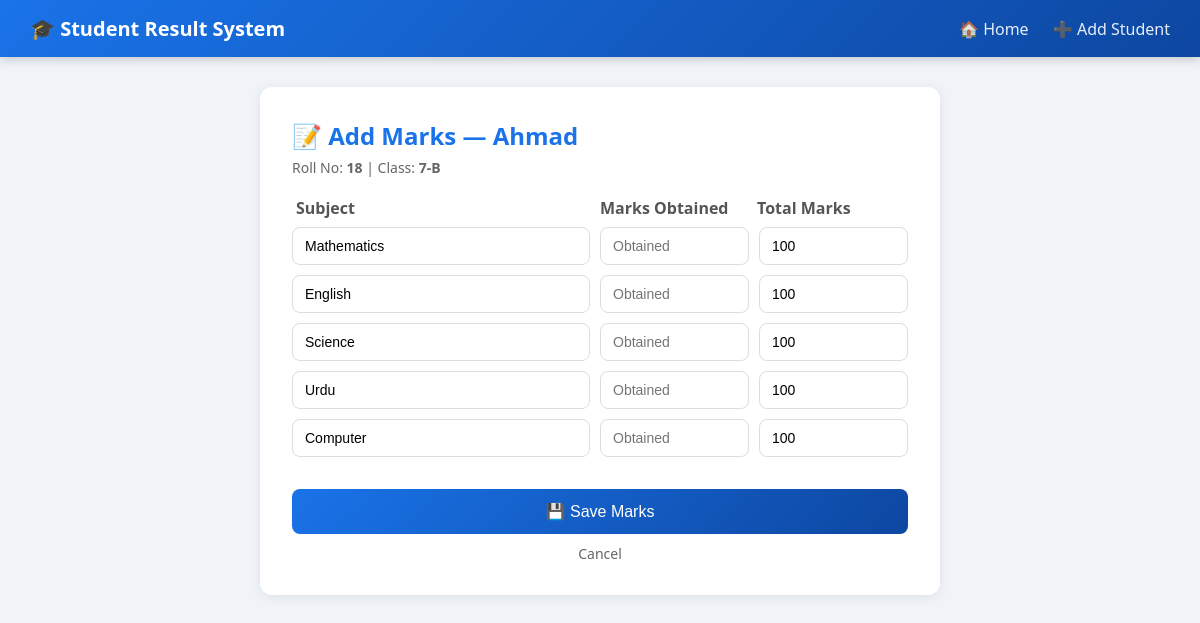
The page /add-marks/2 on the database its author committed.
### models.py (models this page shows)
class Student(db.Model):
    id      = db.Column(db.Integer, primary_key=True)
    name    = db.Column(db.String(100), nullable=False)
    roll_no = db.Column(db.String(20),  unique=True, nullable=False)
    cls     = db.Column(db.String(20),  nullable=False)
    section = db.Column(db.String(5),   nullable=False)

### app.py (the view, shortened to what this page needs)
@app.route('/add-marks/<int:student_id>', methods=['GET', 'POST'])
def add_marks(student_id):
    student = Student.query.get_or_404(student_id)
    error = None
    existing = Result.query.filter_by(student_id=student_id).all()
    return render_template('add_marks.html', student=student, error=error, existing=existing)

### templates/add_marks.html (shortened to what this page needs)
{% extends "base.html" %}
{% block content %}
<div class="form-box wide">
  <h2>📝 Add Marks — {{ student.name }}</h2>
  <p class="sub">Roll No: <strong>{{ student.roll_no }}</strong> | Class: <strong>{{ student.cls }}-{{ student.section }}</strong></p>
  <form method="POST">
    <div class="marks-header">
      <span>Subject</span>
      <span>Marks Obtained</span>
      <span>Total Marks</span>
    </div>
    {% set subjects = ['Mathematics', 'English', 'Science', 'Urdu', 'Computer'] %}
    {% for i in range(5) %}
    <div class="subject-row">
      <input type="text" name="subject"
             value="{{ existing[i].subject if existing and i < existing|length else subjects[i] }}"
             placeholder="Subject" required>
      <input type="number" name="marks" min="0"
             value="{{ existing[i].marks_obtained if existing and i < existing|length else '' }}"
             placeholder="Obtained" required>
      <input type="number" name="total" min="1"
             value="{{ existing[i].total_marks if existing and i < existing|length else '100' }}"
             placeholder="Total" required>
    </div>
    {% endfor %}
    <button type="submit">💾 Save Marks</button>
    <a href="/" class="btn-cancel">Cancel</a>
  </form>
</div>
{% endblock %}

### static/style.css (style rules this page uses)
* { margin: 0; padding: 0; box-sizing: border-box; }
body { font-family: 'Segoe UI', sans-serif; background: #f0f4f8; color: #333; }
.form-box { background: white; padding: 32px; border-radius: 12px; max-width: 520px; margin: 0 auto; box-shadow: 0 2px 12px rgba(0,0,0,0.08); }
.form-box.wide { max-width: 680px; }
.form-box h2 { margin-bottom: 6px; color: #1a73e8; }
.sub { color: #666; font-size: 14px; margin-bottom: 20px; }
.form-box input { width: 100%; padding: 10px 12px; border: 1px solid #ddd; border-radius: 8px; font-size: 14px; transition: border 0.2s; }
.form-box button { margin-top: 22px; width: 100%; padding: 13px; background: linear-gradient(135deg, #1a73e8, #0d47a1); color: white; border: none; border-radius: 8px; font-size: 16px; cursor: pointer; }
.btn-cancel { display: block; text-align: center; margin-top: 10px; color: #666; text-decoration: none; font-size: 14px; }
.marks-header { display: grid; grid-template-columns: 2fr 1fr 1fr; gap: 10px; font-weight: 600; color: #555; margin-bottom: 8px; padding: 0 4px; }
.subject-row { display: grid; grid-template-columns: 2fr 1fr 1fr; gap: 10px; margin-bottom: 10px; }

### rows shown on the page
Student: name "Ahmad", roll_no "18", cls "7", section "B"
